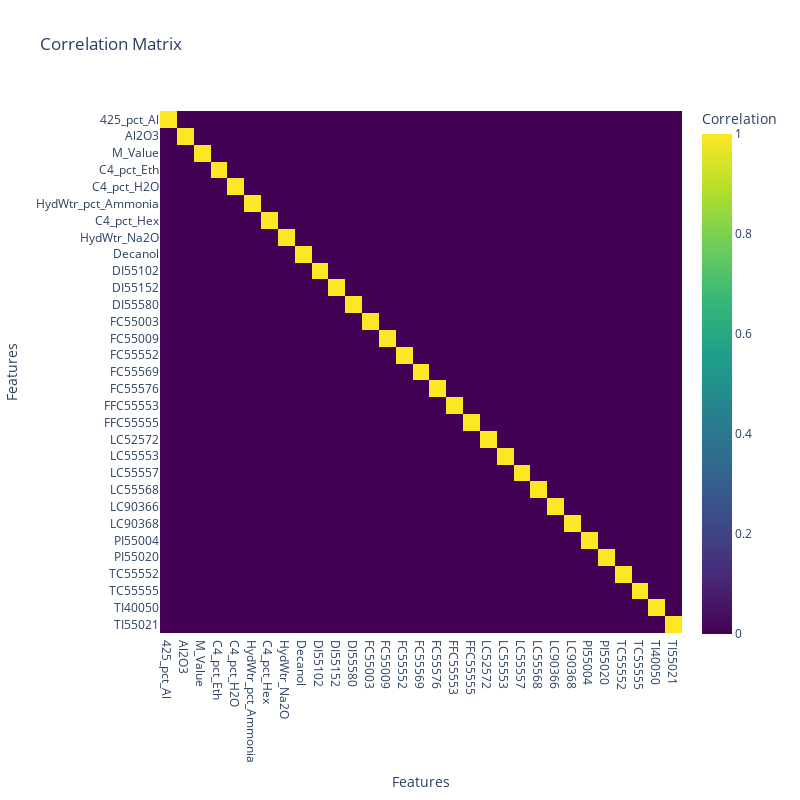

The notebook cell this image was saved under:
### Code cell
threshold = 0.5
correlation_matrix = df_All.corr(numeric_only=True)
correlation_matrix = correlation_matrix[abs(correlation_matrix) > threshold].fillna(0)



fig = px.imshow(correlation_matrix, 
                color_continuous_scale='Viridis',
                labels=dict(x="Features", y="Features", color="Correlation"),
                title="Correlation Matrix")

fig.update_xaxes(title_text='Features', side='bottom')
fig.update_layout(width=800, height=800)

fig.show()

### Figure 1 — Plotly figure (JSON) as saved in the notebook; plotly's stock layout.template omitted (floating-point values rounded to 4 significant figures; data arrays with more than 128 entries replaced by an {"elided": "..."} marker saying what was removed)
{"data": [{"coloraxis": "coloraxis", "hovertemplate": "Features: %{x}<br>Features: %{y}<br>Correlation: %{z}<extra></extra>", "name": "0", "type": "heatmap", "x": ["425_pct_Al", "Al2O3", "M_Value", "C4_pct_Eth", "C4_pct_H2O", "HydWtr_pct_Ammonia", "C4_pct_Hex", "HydWtr_Na2O", "Decanol", "DI55102", "DI55152", "DI55580", "FC55003", "FC55009", "FC55552", "FC55569", "FC55576", "FFC55553", "FFC55555", "LC52572", "LC55553", "LC55557", "LC55568", "LC90366", "LC90368", "PI55004", "PI55020", "TC55552", "TC55555", "TI40050", "TI55021"], "xaxis": "x", "y": ["425_pct_Al", "Al2O3", "M_Value", "C4_pct_Eth", "C4_pct_H2O", "HydWtr_pct_Ammonia", "C4_pct_Hex", "HydWtr_Na2O", "Decanol", "DI55102", "DI55152", "DI55580", "FC55003", "FC55009", "FC55552", "FC55569", "FC55576", "FFC55553", "FFC55555", "LC52572", "LC55553", "LC55557", "LC55568", "LC90366", "LC90368", "PI55004", "PI55020", "TC55552", "TC55555", "TI40050", "TI55021"], "yaxis": "y", "z": {"elided": "31x31 int values"}}], "layout": {"coloraxis": {"colorbar": {"title": {"text": "Correlation"}}, "colorscale": [[0, "#440154"], [0.1111, "#482878"], [0.2222, "#3e4989"], [0.3333, "#31688e"], [0.4444, "#26828e"], [0.5556, "#1f9e89"], [0.6667, "#35b779"], [0.7778, "#6ece58"], [0.8889, "#b5de2b"], [1, "#fde725"]]}, "height": 800, "title": {"text": "Correlation Matrix"}, "width": 800, "xaxis": {"anchor": "y", "constrain": "domain", "domain": [0, 1], "scaleanchor": "y", "side": "bottom", "title": {"text": "Features"}}, "yaxis": {"anchor": "x", "autorange": "reversed", "constrain": "domain", "domain": [0, 1], "title": {"text": "Features"}}}}
